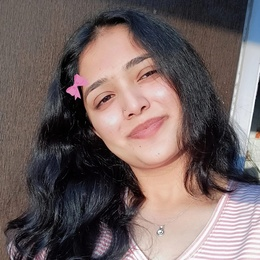
#> input picture known_faces/Siddhi_1.jpeg, 260 x 260 px, shrunk from 1080 x 1080 before the run; its folder holds 4 pictures in this run
$ python test_detection.py
#> lines starting #> are read from the running program, lines starting #| are printed output that depends on the picture
import os
import cv2

BASE_DIR = os.path.dirname(__file__)
KNOWN_FACES_DIR = os.path.join(BASE_DIR, "known_faces")

# Load multiple cascade classifiers
cascades = {
    'alt2': cv2.CascadeClassifier(cv2.data.haarcascades + 'haarcascade_frontalface_alt2.xml'),
    'alt': cv2.CascadeClassifier(cv2.data.haarcascades + 'haarcascade_frontalface_alt.xml'),
    'default': cv2.CascadeClassifier(cv2.data.haarcascades + 'haarcascade_frontalface_default.xml'),
}

print("Testing face detection on known_faces images...\n")

for filename in sorted(os.listdir(KNOWN_FACES_DIR)):
    if not filename.lower().endswith((".jpg", ".jpeg", ".png")):
        continue

    filepath = os.path.join(KNOWN_FACES_DIR, filename)
    image = cv2.imread(filepath)
#> image is the input picture: shape (260, 260, 3); mean B, G, R 98, 98.8, 113.3

    if image is None:
        print(f"[FAIL] {filename}: Could not read image")
        continue

    gray = cv2.cvtColor(image, cv2.COLOR_BGR2GRAY)
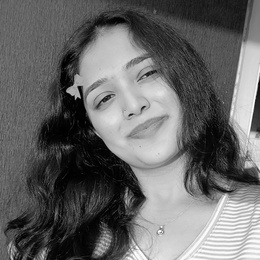
#> gray: shape (260, 260); min 0, max 255, mean 103
    h, w = gray.shape
#> h = 260; w = 260
    print(f"[INFO] {filename}: size={w}x{h}")
#| [INFO] Siddhi_1.jpeg: size=260x260

    found_any = False
    for cascade_name, cascade in cascades.items():
        if cascade is None or cascade.empty():
            print(f"  {cascade_name}: NOT LOADED")
            continue

        faces = cascade.detectMultiScale(
            gray,
            scaleFactor=1.05,
            minNeighbors=4,
            minSize=(40, 40),
        )

        if len(faces) > 0:
            print(f"  {cascade_name}: FOUND {len(faces)} face(s) {faces}")
            found_any = True
        else:
            print(f"  {cascade_name}: no faces found")
#> this loop made 3 passes
#> faces on pass 3: [[64, 32, 126, 126]]
#|   default: FOUND 1 face(s) [[ 64  32 126 126]]

    if not found_any:
        print(f"  [WARNING] No cascades detected a face in this image!")
    print()
#> pass 2 of the loop `for filename in sorted(os.listdir(KNOWN_FACES_DIR)):`:
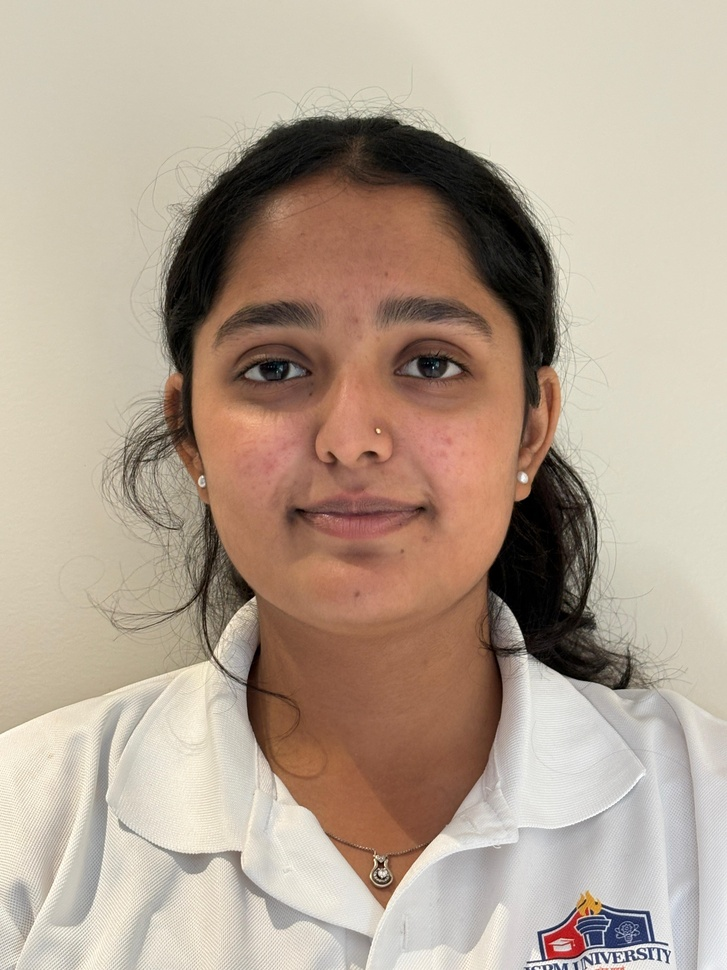
#> input picture known_faces/Siddhi_2.jpeg, 727 x 970 px, shrunk from 3024 x 4032 before the run
#> image is the input picture: shape (970, 727, 3); mean B, G, R 146.9, 163.2, 180.4
#> `gray = cv2.cvtColor(image, cv2.COLOR_BGR2GRAY)`:
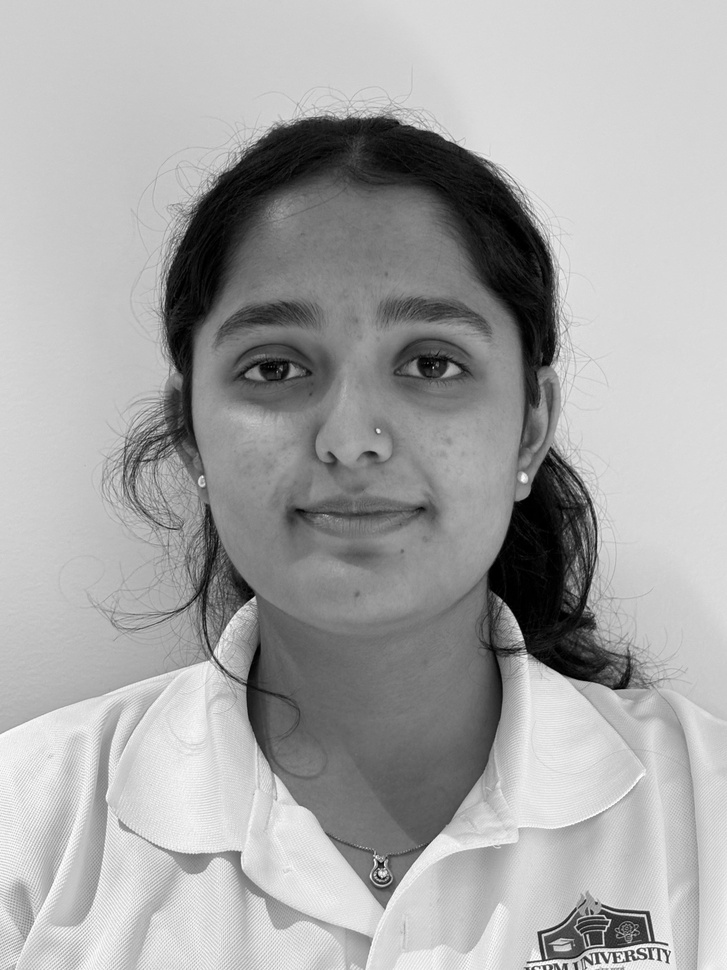
#> gray: shape (970, 727); min 0, max 255, mean 166.4
#| [INFO] Siddhi_2.jpeg: size=727x970
#> the loop `for cascade_name, cascade in cascades.items():` made 3 passes
#> faces on passes 1 to 3: [[144, 207, 422, 422]], [[147, 209, 416, 416]], [[142, 203, 429, 429]]
#> (printed output is left out)
#> pass 3 of the loop `for filename in sorted(os.listdir(KNOWN_FACES_DIR)):`:
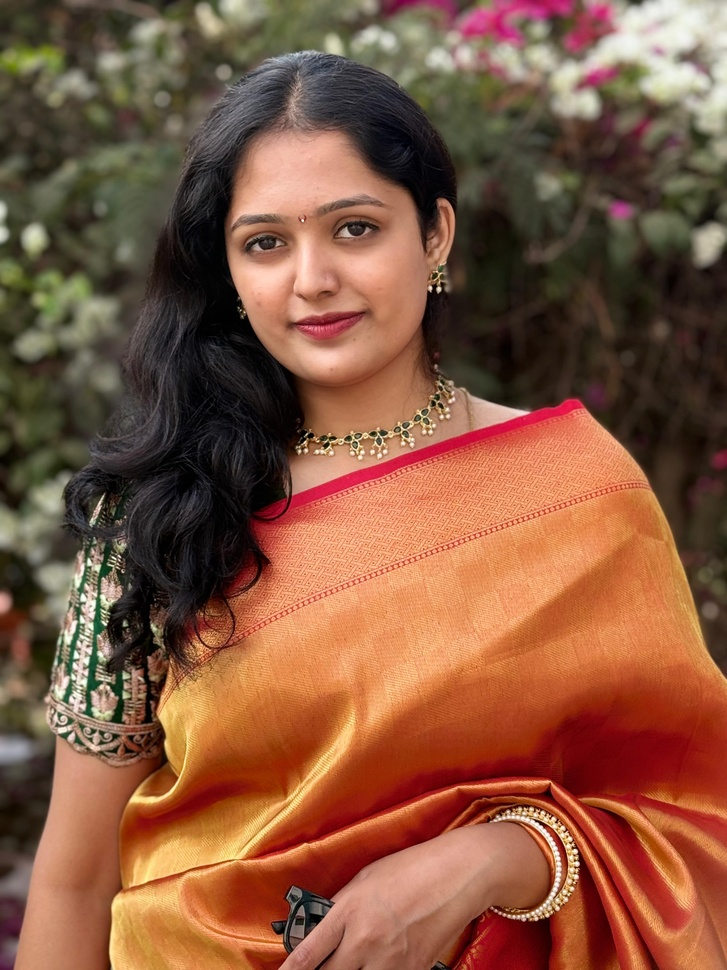
#> input picture known_faces/Siddhi_3.jpeg, 727 x 970 px, shrunk from 3024 x 4032 before the run
#> image is the input picture: shape (970, 727, 3); mean B, G, R 63.6, 87.3, 132.9
#> `gray = cv2.cvtColor(image, cv2.COLOR_BGR2GRAY)`:
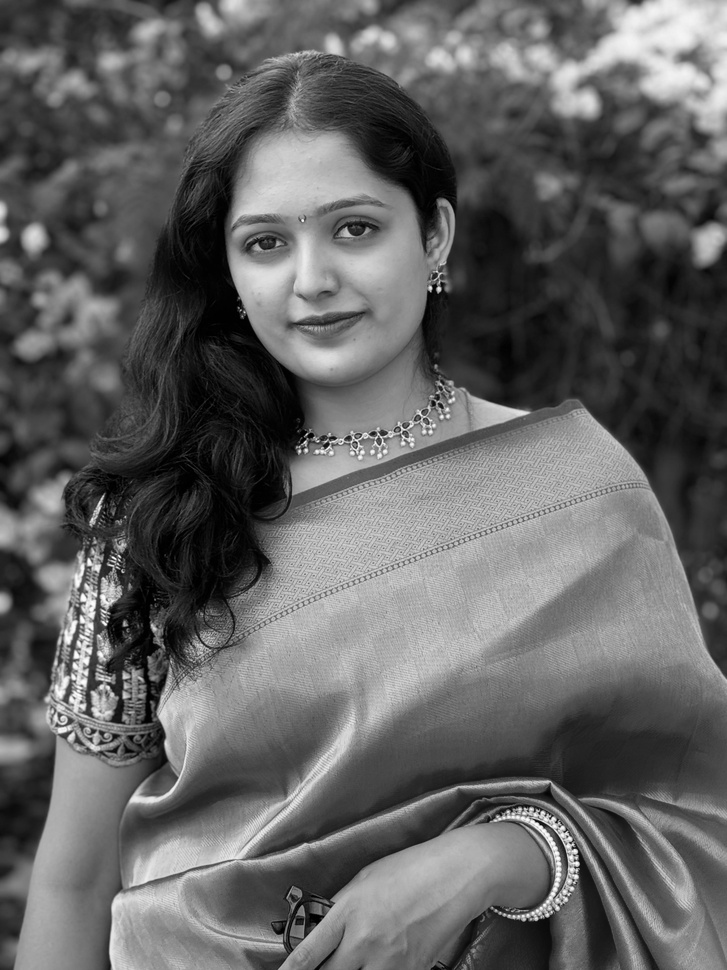
#> gray: shape (970, 727); min 0, max 253, mean 98.2
#| [INFO] Siddhi_3.jpeg: size=727x970
#> the loop `for cascade_name, cascade in cascades.items():` made 3 passes
#> faces on passes 1 to 3: [[197, 147, 232, 232]], [[196, 145, 235, 235]], [[194, 140, 245, 245]]
#> (printed output is left out)
#> the loop made 4 passes; the first 3 are shown
